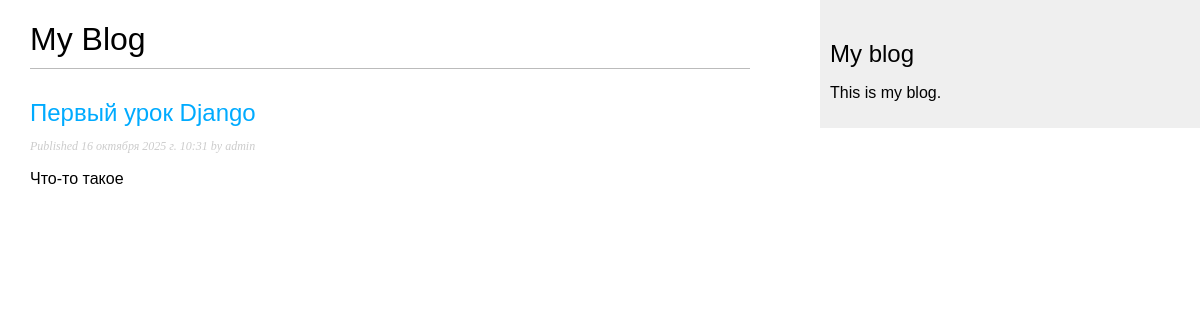
/blog/, run on an earlier commit of the app's database.
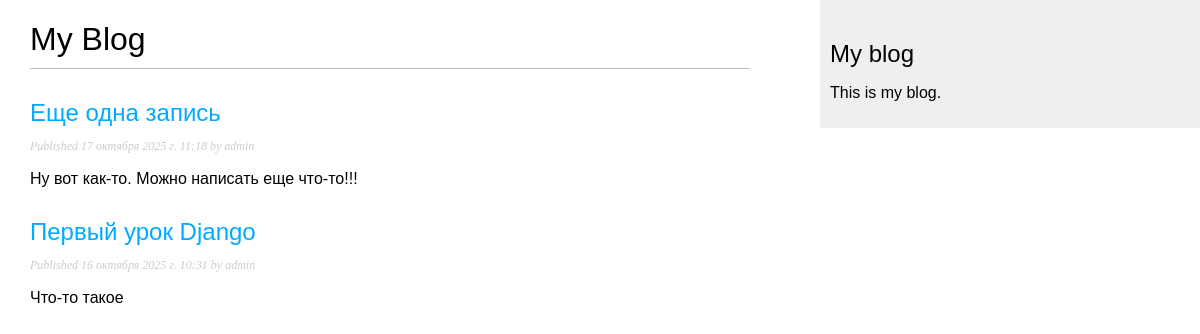
And on a later commit of the database.
### blog/models.py (models this page shows, shortened)
class Post(models.Model):
    class Status(models.TextChoices):
        DRAFT = 'DF', 'Draft'
        PUBLISHED = 'PB', 'Published'
    title = models.CharField(max_length=250)
    slug = models.SlugField(max_length=250, unique=True)
    author = models.ForeignKey(User, on_delete=models.CASCADE, related_name='blog_posts')
    body = models.TextField()
    publish = models.DateTimeField(default=timezone.now)
    created = models.DateTimeField(auto_now_add=True)
    updated = models.DateTimeField(auto_now=True)
    status = models.CharField(max_length=2, choices=Status.choices, default=Status.DRAFT)
    objects = models.Manager()
    published = PublishedManager()
    class Meta:
        ordering = ['-publish']
        indexes = [
            models.Index(fields=['-publish']),
        ]

### blog/views.py (the view)
# urls.py: path('', views.post_list, name='post_list'),
def post_list(request):
    posts = Post.published.all()
    return render(request, 'blog/post/list.html', {'posts': posts})

### blog/models.py (called while the page is built)
    def get_queryset(self):
        return super().get_queryset().filter(status=Post.Status.PUBLISHED)

### templates/blog/post/list.html (shortened to what this page needs)
{% extends "blog/base.html" %}
{% block content %}
    <h1>My Blog</h1>
    {% for post in posts %}
        <h2>
            <a href="{% url 'blog:post_detail' post.id %}"> {{ post.title }}</a>
        </h2>
        <p class="date">
            Published {{ post.publish }} by {{ post.author }}
        </p>
        {{ post.body|truncatewords:30|linebreaks }}
    {% endfor %}
{% endblock %}

### templates/blog/base.html (shortened to what this page needs)
{% load static %}
<!DOCTYPE html>
<html>
<head>
    <link href="{% static 'css/blog.css' %}" rel="stylesheet">
</head>
<body>
<div id="content">
    {% block content %}
    {% endblock %}
</div>
<div id="sidebar">
    <h2>My blog</h2>
    <p>This is my blog.</p>
</div>
</body>
</html>

### blog/static/css/blog.css (style rules this page uses)
body { margin: 0; padding: 0; font-family: helvetica, sans-serif; }
a { color: #00abff; text-decoration: none; }
h1 { font-weight: normal; border-bottom: 1px solid #bbb; padding: 0 0 10px 0; }
h2 { font-weight: normal; margin: 30px 0 0; }
#content { float: left; width: 60%; padding: 0 0 0 30px; }
#sidebar { float: right; width: 30%; padding: 10px; background: #efefef; height: 100%; }
p.date { color: #ccc; font-family: georgia, serif; font-size: 12px; font-style: italic; }

What changed in the data, as far as the page shows it:
added Post: title "Еще одна запись", publish "17 октября 2025 г. 11:18", author "admin", body "Ну вот как-то. Можно написать еще что-то!!!"
